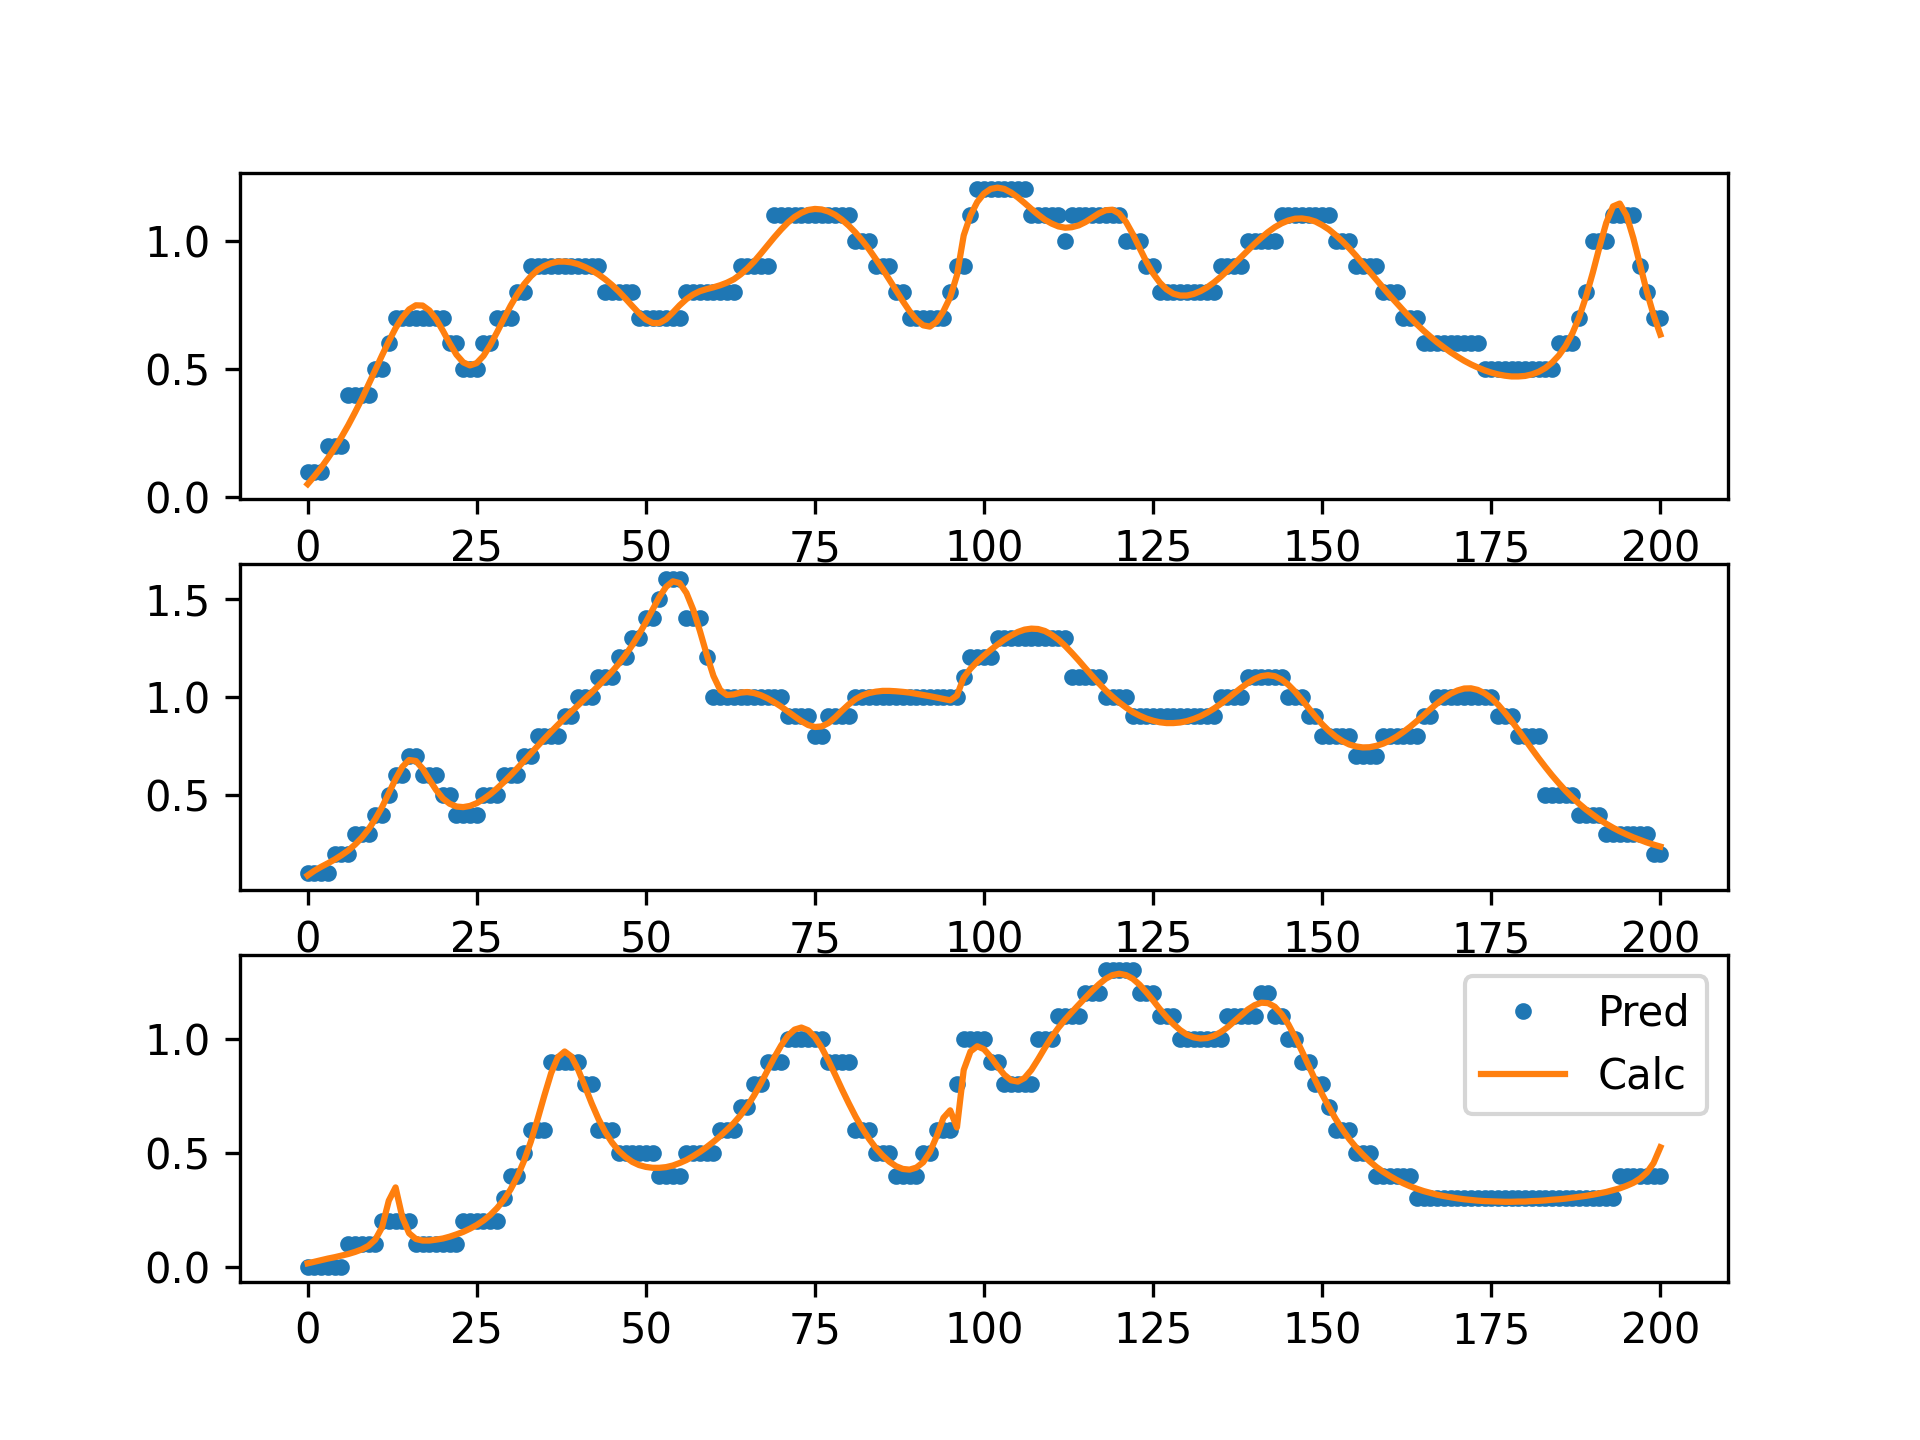

Python code for this plot:
# Train.npy contains training data.
# Test.npy contains testing data for 3 specific configuration
# used in Fig.3 of main text. Each set contains 201 data points.
#
# Data structure :
#  First 16 coloumn in +1,-1 showing the magnetic configuration.
#  17th column in energy (between 0 and 200).
#  18th column is transmission.
#  19 and 20 column is Sx and Sy for 6th magnetic site.

import numpy as np
from sklearn.model_selection import train_test_split
import matplotlib.pyplot as plt
from sklearn.metrics import accuracy_score
from sklearn.ensemble import RandomForestClassifier

train_data=np.load("Train.npy")
test_data=np.load("Test.npy")


def data_analysis(ncol,train,test,dy):

    x_train=train[:,0:17]; y_train=train[:,ncol]
    x_test = test[:,0:17]; y_test = test[:,ncol]

    
    y_train[y_train > 2.0]= 2.0
    y_train[y_train <-2.0]=-2.0

    y_test[y_test > 2.0]= 2.0
    y_test[y_test <-2.0]=-2.0

    #Convert values into class
    y_train_cl=np.rint(y_train/dy)
    y_test_cl =np.rint(y_test/dy)

    #classification with random forest
    clf = RandomForestClassifier(n_jobs=None)
    clf.fit(x_train,y_train_cl)
    y_pred_rf = clf.predict(x_test)
    acq = clf.score(x_test,y_test_cl)

    ydat=np.stack((x_test[:,-1], y_test, y_pred_rf*dy),axis=-1)

    np.save("col%s.npy"%ncol,ydat)


    #Testing with 10% of training data
    x_data=x_train
    y_data=y_train_cl
    x_train, x_test, y_train, y_test = train_test_split(
        x_data, y_data, test_size=0.1, shuffle=True, random_state=1)
    clf.fit(x_train,y_train)
    y_pred_rf = clf.predict(x_test)   
    acq1 = clf.score(x_test,y_test)


    print("Col= %3i: Test.npy score = %4.2f , Split score = %4.2f"%(ncol, acq,acq1))
    


delta=0.1 #Discretisation parameter. See Fig.5

data_analysis(17,train_data,test_data,delta)
data_analysis(18,train_data,test_data,delta)
data_analysis(19,train_data,test_data,delta)



# Plot the Prediction

ndat=201 #data per set in Test.npy
data=np.load("col17.npy")

for n in [1,2,3]:
    plt.subplot(3,1,n)
    plt.plot(data[(n-1)*ndat:n*ndat,0],data[(n-1)*ndat:n*ndat,2],".",label="Pred") #predicted value
    plt.plot(data[(n-1)*ndat:n*ndat,0],data[(n-1)*ndat:n*ndat,1],"-",label="Calc") #calculated value
plt.legend()
plt.show()
